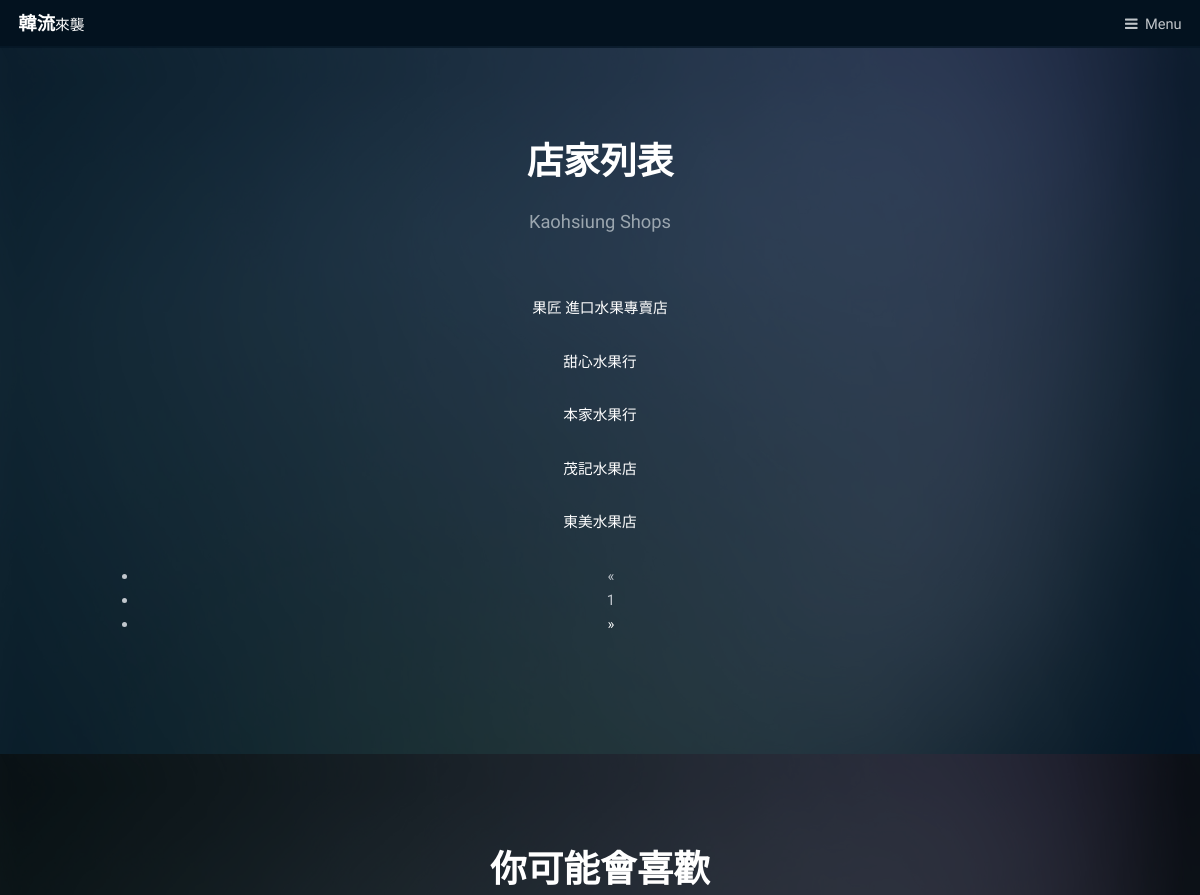
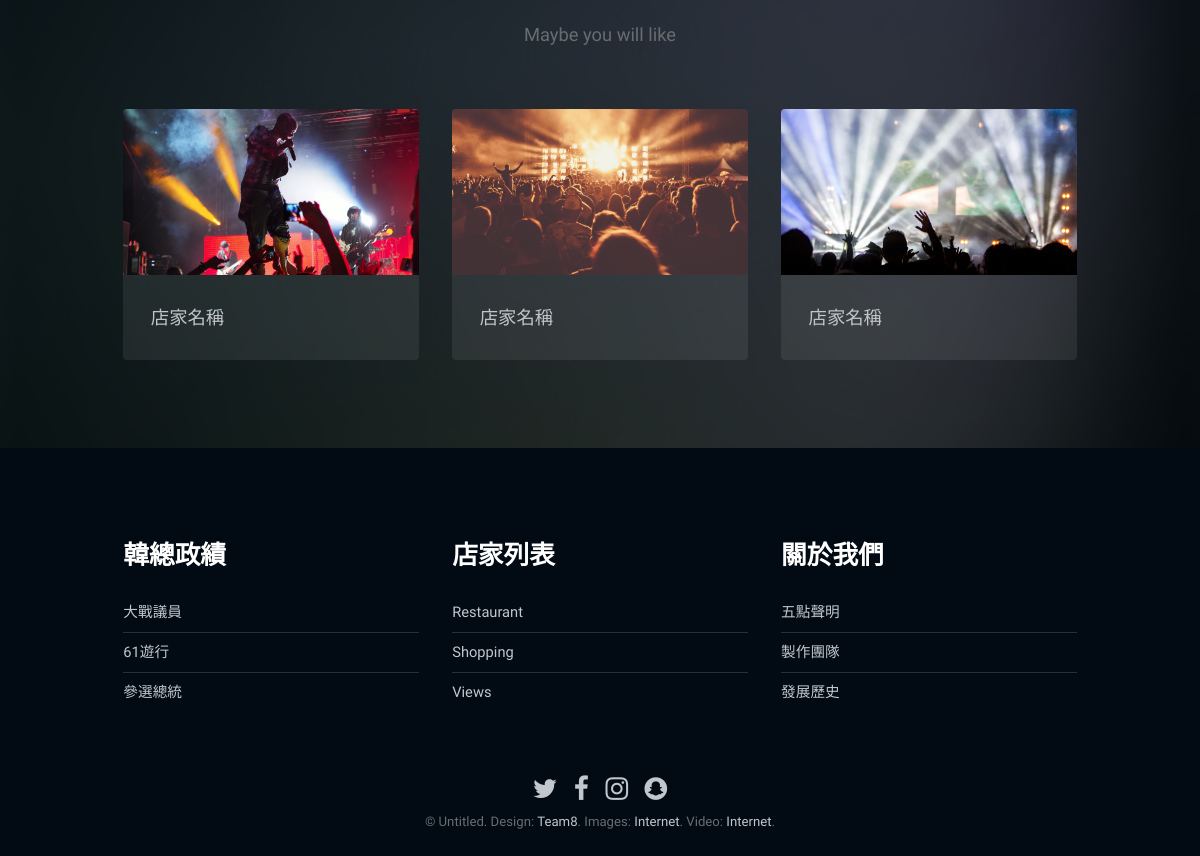
/index/shops/, run on the app's committed database (2 pictures, top to bottom).
### index/models.py (models this page shows, shortened)
class Store(models.Model):
    store_name = models.CharField(max_length=100)
    store_introduction=models.TextField(default='')
    store_image=models.ImageField(null=True,blank=True,width_field="store_image_width", height_field="store_image_height")
    store_image_width = models.IntegerField(default=0)
    store_image_height = models.IntegerField(default=0)
    store_address = models.TextField(default='')
    store_phone= models.CharField(max_length=13)
    store_opening_time = models.TextField(default='')
    introduction_createtime=models.DateTimeField('date published')
    account = models.ForeignKey(Users,on_delete=models.CASCADE)
    class Meta:
        ordering=['-introduction_createtime']

### index/views.py (the view)
def shops(request):
    stores=Store.objects.all()
    paginator = Paginator(stores,5)
    page_num=request.GET.get('page',1)
    page_of_stores= paginator.get_page(page_num)
    current_page_num=page_of_stores.number
    page_range = list(range(max(1, current_page_num - 2), current_page_num)) + list(range(current_page_num, min(paginator.num_pages, current_page_num + 2) + 1))
    if page_range[0]-1>=2:
        page_range.insert(0,'...')
    if page_range[-1]+2<=paginator.num_pages:
        page_range.append('...')
    if page_range[0]!=1:
        page_range.insert(0,1)
    if page_range[-1]!=paginator.page_range:
        page_range.append(paginator.num_pages)
    context={}
    context['store']=page_of_stores.object_list
    context['page_of_stores']=page_of_stores
    context['page_range']=page_range
    return render(request,'final-web/shops.html',context)

### index/templates/final-web/shops.html (shortened to what this page needs)
<!DOCTYPE HTML>
<html>
	<head>
		{% load static %}
		<link rel="stylesheet" href={% static "assets/css/main.css" %} />
	</head>
	<body class="subpage">
			<header id="header">
				<h1><a href="{% url 'index:shops' %}">韓流<span>來襲</span></a></h1>
				<a href="#menu">Menu</a>
			</header>
			<div id="main">
				<section class="wrapper style1">
					<div class="inner">
						<header class="align-center">
							<h2>店家列表</h2>
							<p>Kaohsiung Shops</p>
						</header>
						<header>
							<div style="text-align:center">
							{% for s in store %}
						<a href="{% url 'index:st' %}">{{ s.store_name }}</a>
							<div class="box alt">
									<div class="row 50% uniform">
										<div class="4u"><span class="image fit"><a href="{% url 'index:st' %}"><img src="{{ s.store_image }}" alt="" /></a></span></div>
									</div>
							</div>
							{% endfor %}
								<ul>
								<li>
								{% if page_of_stores.has_previous %}
                                  <a href="?page={{ page_of_blogs.previous_page_number }}" aria-label="Previous">
                                    <span aria-hidden="true">&laquo;</span>
									 </a>
                                {% else %}
                                    <span aria-hidden="true">&laquo;</span>
                                {% endif %}
									</li>
									 {% for page_num in page_range %}
									 {% if page_num == page_of_stores.number %}
                                    <li class="active"><span>{{ page_num }}</span></li>
                                {% else %}
								 {% if page_num == '...' %}
								 <li ><span>{{ page_num }}</span></li>
                                <li><a href="?page={{ page_num }}">{{ page_num }}</a></li>
								{% endif %}
								{% endif %}
                            {% endfor %}
							 <li>
                                {% if page_of_stores.has_next %}
                                  <a href="?page={{ page_of_stores.next_page_number }}" aria-label="Next">
                                    <span aria-hidden="true">&raquo;</span>
                                  </a>
                                {% else %}
                                    <span aria-hidden="true">&raquo;</span>
                                {% endif %}
                            </li>
								</ul>
						</div>
						</header>
					</div>
				</section>
				<section class="wrapper ">
					<div class="inner">
						<header class="align-center">
							<h2>你可能會喜歡</h2>
							<p>Maybe you will like </p>
						</header>
							<div class="flex flex-3">
								<div class="video col">
									<div class="image fit">
										<img src="images/pic09.jpg" alt="" />
									</div>
									<p class="caption">
										店家名稱
									</p>
									<a href="generic.html" class="link"><span>Click Me</span></a>
								</div>
								<div class="video col">
									<div class="image fit">
										<img src="images/pic10.jpg" alt="" />
									</div>
									<p class="caption">
										店家名稱
									</p>
									<a href="generic.html" class="link"><span>Click Me</span></a>
								</div>
								<div class="video col">
									<div class="image fit">
										<img src="images/pic11.jpg" alt="" />
									</div>
									<p class="caption">
										店家名稱
									</p>
									<a href="generic.html" class="link"><span>Click Me</span></a>
								</div>
							</div>
					</div>
				</section>
			</div>
			<footer id="footer">
				<div class="inner">
					<div class="flex flex-3">
						<div class="col">
							<h3>韓總政績</h3>
							<ul class="alt">
								<li><a href="#">大戰議員</a></li>
								<li><a href="#">61遊行</a></li>
								<li><a href="#">參選總統</a></li>
							</ul>
						</div>
						<div class="col">
							<h3>店家列表</h3>
							<ul class="alt">
								<li><a href="#">Restaurant</a></li>
								<li><a href="#">Shopping</a></li>
								<li><a href="#">Views</a></li>
							</ul>
						</div>
						<div class="col">
							<h3>關於我們</h3>
							<ul class="alt">
								<li><a href="generic_2.html">五點聲明</a></li>
								<li><a href="#">製作團隊</a></li>
								<li><a href="#">發展歷史</a></li>
							</ul>
						</div>
					</div>
				</div>
				<div class="copyright">
					<ul class="icons">
						<li><a href="#" class="icon fa-twitter"><span class="label">Twitter</span></a></li>
						<li><a href="#" class="icon fa-facebook"><span class="label">Facebook</span></a></li>
						<li><a href="#" class="icon fa-instagram"><span class="label">Instagram</span></a></li>
						<li><a href="#" class="icon fa-snapchat"><span class="label">Snapchat</span></a></li>
					</ul>
					&copy; Untitled. Design: <a href="https://templated.co">Team8</a>. Images: <a href="https://unsplash.com">Internet</a>. Video: <a href="https://coverr.co">Internet</a>.
				</div>
			</footer>
		{% load static %}
	</body>
</html>

### data on the page
Store: store_name "果匠 進口水果專賣店"
Store: store_name "甜心水果行"
Store: store_name "本家水果行"
Store: store_name "茂記水果店"
Store: store_name "東美水果店"

### other printed values
{{ page_num }} "1"
